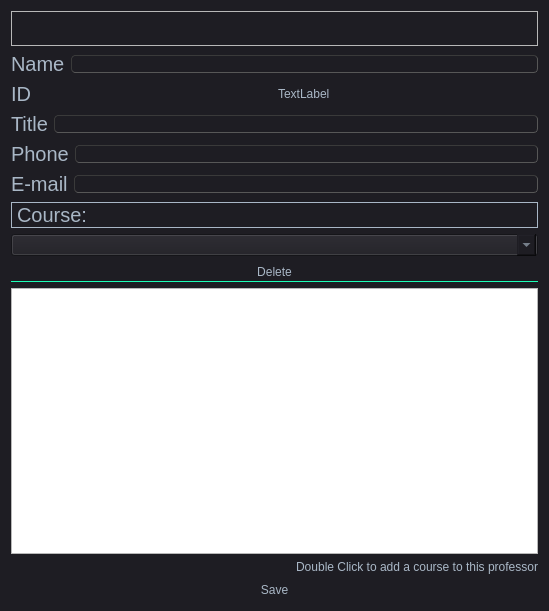
<?xml version="1.0" encoding="UTF-8"?>
<ui version="4.0">
 <class>ProfessorEditPage</class>
 <widget class="QDialog" name="ProfessorEditPage">
  <property name="geometry">
   <rect>
    <x>0</x>
    <y>0</y>
    <width>549</width>
    <height>611</height>
   </rect>
  </property>
  <property name="windowTitle">
   <string>Dialog</string>
  </property>
  <property name="styleSheet">
   <string notr="true">/*
Material Dark Style Sheet for QT Applications
Author: Jaime A. Quiroga P.
Inspired on https://github.com/jxfwinter/qt-material-stylesheet
Company: GTRONICK
Last updated: 04/12/2018, 15:00.
Available at: https://github.com/GTRONICK/QSS/blob/master/MaterialDark.qss
*/
QMainWindow {
	background-color:#1e1d23;
}
QDialog {
	background-color:#1e1d23;
}
QColorDialog {
	background-color:#1e1d23;
}
QTextEdit {
	background-color:#1e1d23;
	color: #a9b7c6;
}
QPlainTextEdit {
	selection-background-color:#007b50;
	background-color:#1e1d23;
	border-style: solid;
	border-top-color: transparent;
	border-right-color: transparent;
	border-left-color: transparent;
	border-bottom-color: transparent;
	border-width: 1px;
	color: #a9b7c6;
}
QPushButton{
	border-style: solid;
	border-top-color: transparent;
	border-right-color: transparent;
	border-left-color: transparent;
	border-bottom-color: transparent;
	border-width: 1px;
	border-style: solid;
	color: #a9b7c6;
	padding: 2px;
	background-color: #1e1d23;
}
QPushButton::default{
	border-style: inset;
	border-top-color: transparent;
	border-right-color: transparent;
	border-left-color: transparent;
	border-bottom-color: #04b97f;
	border-width: 1px;
	color: #a9b7c6;
	padding: 2px;
	background-color: #1e1d23;
}
QToolButton {
	border-style: solid;
	border-top-color: transparent;
	border-right-color: transparent;
	border-left-color: transparent;
	border-bottom-color: #04b97f;
	border-bottom-width: 1px;
	border-style: solid;
	color: #a9b7c6;
	padding: 2px;
	background-color: #1e1d23;
}
QToolButton:hover{
	border-style: solid;
	border-top-color: transparent;
	border-right-color: transparent;
	border-left-color: transparent;
	border-bottom-color: #37efba;
	border-bottom-width: 2px;
	border-style: solid;
	color: #FFFFFF;
	padding-bottom: 1px;
	background-color: #1e1d23;
}
QPushButton:hover{
	border-style: solid;
	border-top-color: transparent;
	border-right-color: transparent;
	border-left-color: transparent;
	border-bottom-color: #37efba;
	border-bottom-width: 1px;
	border-style: solid;
	color: #FFFFFF;
	padding-bottom: 2px;
	background-color: #1e1d23;
}
QPushButton:pressed{
	border-style: solid;
	border-top-color: transparent;
	border-right-color: transparent;
	border-left-color: transparent;
	border-bottom-color: #37efba;
	border-bottom-width: 2px;
	border-style: solid;
	color: #37efba;
	padding-bottom: 1px;
	background-color: #1e1d23;
}
QPushButton:disabled{
	border-style: solid;
	border-top-color: transparent;
	border-right-color: transparent;
	border-left-color: transparent;
	border-bottom-color: #808086;
	border-bottom-width: 2px;
	border-style: solid;
	color: #808086;
	padding-bottom: 1px;
	background-color: #1e1d23;
}
QLineEdit {
	border-width: 1px; border-radius: 4px;
	border-color: rgb(58, 58, 58);
	border-style: inset;
	padding: 0 8px;
	color: #a9b7c6;
	background:#1e1d23;
	selection-background-color:#007b50;
	selection-color: #FFFFFF;
}
QLabel {
	color: #a9b7c6;
}
QLCDNumber {
	color: #37e6b4;
}
QProgressBar {
	text-align: center;
	color: rgb(240, 240, 240);
	border-width: 1px; 
	border-radius: 10px;
	border-color: rgb(58, 58, 58);
	border-style: inset;
	background-color:#1e1d23;
}
QProgressBar::chunk {
	background-color: #04b97f;
	border-radius: 5px;
}
QMenuBar {
	background-color: #1e1d23;
}
QMenuBar::item {
	color: #a9b7c6;
  	spacing: 3px;
  	padding: 1px 4px;
  	background: #1e1d23;
}

QMenuBar::item:selected {
  	background:#1e1d23;
	color: #FFFFFF;
}
QMenu::item:selected {
	border-style: solid;
	border-top-color: transparent;
	border-right-color: transparent;
	border-left-color: #04b97f;
	border-bottom-color: transparent;
	border-left-width: 2px;
	color: #FFFFFF;
	padding-left:15px;
	padding-top:4px;
	padding-bottom:4px;
	padding-right:7px;
	background-color: #1e1d23;
}
QMenu::item {
	border-style: solid;
	border-top-color: transparent;
	border-right-color: transparent;
	border-left-color: transparent;
	border-bottom-color: transparent;
	border-bottom-width: 1px;
	border-style: solid;
	color: #a9b7c6;
	padding-left:17px;
	padding-top:4px;
	padding-bottom:4px;
	padding-right:7px;
	background-color: #1e1d23;
}
QMenu{
	background-color:#1e1d23;
}
QTabWidget {
	color:rgb(0,0,0);
	background-color:#1e1d23;
}
QTabWidget::pane {
		border-color: rgb(77,77,77);
		background-color:#1e1d23;
		border-style: solid;
		border-width: 1px;
    	border-radius: 6px;
}
QTabBar::tab {
	border-style: solid;
	border-top-color: transparent;
	border-right-color: transparent;
	border-left-color: transparent;
	border-bottom-color: transparent;
	border-bottom-width: 1px;
	border-style: solid;
	color: #808086;
	padding: 3px;
	margin-left:3px;
	background-color: #1e1d23;
}
QTabBar::tab:selected, QTabBar::tab:last:selected, QTabBar::tab:hover {
  	border-style: solid;
	border-top-color: transparent;
	border-right-color: transparent;
	border-left-color: transparent;
	border-bottom-color: #04b97f;
	border-bottom-width: 2px;
	border-style: solid;
	color: #FFFFFF;
	padding-left: 3px;
	padding-bottom: 2px;
	margin-left:3px;
	background-color: #1e1d23;
}

QCheckBox {
	color: #a9b7c6;
	padding: 2px;
}
QCheckBox:disabled {
	color: #808086;
	padding: 2px;
}

QCheckBox:hover {
	border-radius:4px;
	border-style:solid;
	padding-left: 1px;
	padding-right: 1px;
	padding-bottom: 1px;
	padding-top: 1px;
	border-width:1px;
	border-color: rgb(87, 97, 106);
	background-color:#1e1d23;
}
QCheckBox::indicator:checked {

	height: 10px;
	width: 10px;
	border-style:solid;
	border-width: 1px;
	border-color: #04b97f;
	color: #a9b7c6;
	background-color: #04b97f;
}
QCheckBox::indicator:unchecked {

	height: 10px;
	width: 10px;
	border-style:solid;
	border-width: 1px;
	border-color: #04b97f;
	color: #a9b7c6;
	background-color: transparent;
}
QRadioButton {
	color: #a9b7c6;
	background-color: #1e1d23;
	padding: 1px;
}
QRadioButton::indicator:checked {
	height: 10px;
	width: 10px;
	border-style:solid;
	border-radius:5px;
	border-width: 1px;
	border-color: #04b97f;
	color: #a9b7c6;
	background-color: #04b97f;
}
QRadioButton::indicator:!checked {
	height: 10px;
	width: 10px;
	border-style:solid;
	border-radius:5px;
	border-width: 1px;
	border-color: #04b97f;
	color: #a9b7c6;
	background-color: transparent;
}
QStatusBar {
	color:#027f7f;
}
QSpinBox {
	color: #a9b7c6;	
	background-color: #1e1d23;
}
QDoubleSpinBox {
	color: #a9b7c6;	
	background-color: #1e1d23;
}
QTimeEdit {
	color: #a9b7c6;	
	background-color: #1e1d23;
}
QDateTimeEdit {
	color: #a9b7c6;	
	background-color: #1e1d23;
}
QDateEdit {
	color: #a9b7c6;	
	background-color: #1e1d23;
}
QComboBox {
	color: #a9b7c6;	
	background: #1e1d23;
}
QComboBox:editable {
	background: #1e1d23;
	color: #a9b7c6;
	selection-background-color: #1e1d23;
}
QComboBox QAbstractItemView {
	color: #a9b7c6;	
	background: #1e1d23;
	selection-color: #FFFFFF;
	selection-background-color: #1e1d23;
}
QComboBox:!editable:on, QComboBox::drop-down:editable:on {
	color: #a9b7c6;	
	background: #1e1d23;
}
QFontComboBox {
	color: #a9b7c6;	
	background-color: #1e1d23;
}
QToolBox {
	color: #a9b7c6;
	background-color: #1e1d23;
}
QToolBox::tab {
	color: #a9b7c6;
	background-color: #1e1d23;
}
QToolBox::tab:selected {
	color: #FFFFFF;
	background-color: #1e1d23;
}
QScrollArea {
	color: #FFFFFF;
	background-color: #1e1d23;
}
QSlider::groove:horizontal {
	height: 5px;
	background: #04b97f;
}
QSlider::groove:vertical {
	width: 5px;
	background: #04b97f;
}
QSlider::handle:horizontal {
	background: qlineargradient(x1:0, y1:0, x2:1, y2:1, stop:0 #b4b4b4, stop:1 #8f8f8f);
	border: 1px solid #5c5c5c;
	width: 14px;
	margin: -5px 0;
	border-radius: 7px;
}
QSlider::handle:vertical {
	background: qlineargradient(x1:1, y1:1, x2:0, y2:0, stop:0 #b4b4b4, stop:1 #8f8f8f);
	border: 1px solid #5c5c5c;
	height: 14px;
	margin: 0 -5px;
	border-radius: 7px;
}
QSlider::add-page:horizontal {
    background: white;
}
QSlider::add-page:vertical {
    background: white;
}
QSlider::sub-page:horizontal {
    background: #04b97f;
}
QSlider::sub-page:vertical {
    background: #04b97f;
}</string>
  </property>
  <layout class="QVBoxLayout" name="verticalLayout">
   <item>
    <widget class="QLabel" name="FLNameLabel">
     <property name="font">
      <font>
       <pointsize>22</pointsize>
      </font>
     </property>
     <property name="frameShape">
      <enum>QFrame::StyledPanel</enum>
     </property>
     <property name="text">
      <string/>
     </property>
    </widget>
   </item>
   <item>
    <layout class="QHBoxLayout" name="horizontalLayout_9" stretch="0,0">
     <item>
      <widget class="QLabel" name="label_4">
       <property name="font">
        <font>
         <pointsize>15</pointsize>
        </font>
       </property>
       <property name="frameShape">
        <enum>QFrame::NoFrame</enum>
       </property>
       <property name="text">
        <string>Name</string>
       </property>
      </widget>
     </item>
     <item>
      <widget class="QLineEdit" name="nameLineEdit"/>
     </item>
    </layout>
   </item>
   <item>
    <layout class="QHBoxLayout" name="horizontalLayout_8" stretch="0,0">
     <item>
      <widget class="QLabel" name="label_19">
       <property name="font">
        <font>
         <pointsize>15</pointsize>
        </font>
       </property>
       <property name="frameShape">
        <enum>QFrame::NoFrame</enum>
       </property>
       <property name="text">
        <string>ID</string>
       </property>
      </widget>
     </item>
     <item>
      <widget class="QLabel" name="idLabel">
       <property name="text">
        <string>TextLabel</string>
       </property>
      </widget>
     </item>
    </layout>
   </item>
   <item>
    <layout class="QHBoxLayout" name="horizontalLayout_5" stretch="0,0">
     <item>
      <widget class="QLabel" name="label_14">
       <property name="font">
        <font>
         <pointsize>15</pointsize>
        </font>
       </property>
       <property name="frameShape">
        <enum>QFrame::NoFrame</enum>
       </property>
       <property name="text">
        <string>Title</string>
       </property>
      </widget>
     </item>
     <item>
      <widget class="QLineEdit" name="titleLineEdit"/>
     </item>
    </layout>
   </item>
   <item>
    <layout class="QHBoxLayout" name="horizontalLayout_10" stretch="0,0">
     <item>
      <widget class="QLabel" name="label_17">
       <property name="font">
        <font>
         <pointsize>15</pointsize>
        </font>
       </property>
       <property name="frameShape">
        <enum>QFrame::NoFrame</enum>
       </property>
       <property name="text">
        <string>Phone</string>
       </property>
      </widget>
     </item>
     <item>
      <widget class="QLineEdit" name="phoneLineEdit"/>
     </item>
    </layout>
   </item>
   <item>
    <layout class="QHBoxLayout" name="horizontalLayout_4" stretch="0,0">
     <item>
      <widget class="QLabel" name="label_13">
       <property name="font">
        <font>
         <pointsize>15</pointsize>
        </font>
       </property>
       <property name="frameShape">
        <enum>QFrame::NoFrame</enum>
       </property>
       <property name="text">
        <string>E-mail</string>
       </property>
      </widget>
     </item>
     <item>
      <widget class="QLineEdit" name="emailLineEdit"/>
     </item>
    </layout>
   </item>
   <item>
    <layout class="QVBoxLayout" name="verticalLayout_2">
     <item>
      <widget class="QLabel" name="label_7">
       <property name="font">
        <font>
         <pointsize>15</pointsize>
        </font>
       </property>
       <property name="frameShape">
        <enum>QFrame::Box</enum>
       </property>
       <property name="text">
        <string>Course:</string>
       </property>
      </widget>
     </item>
     <item>
      <widget class="QComboBox" name="courseComboBox"/>
     </item>
     <item>
      <widget class="QPushButton" name="deletePushButton">
       <property name="text">
        <string>Delete</string>
       </property>
      </widget>
     </item>
     <item>
      <widget class="QTableWidget" name="allCoursesTable">
       <property name="editTriggers">
        <set>QAbstractItemView::NoEditTriggers</set>
       </property>
       <property name="selectionBehavior">
        <enum>QAbstractItemView::SelectRows</enum>
       </property>
      </widget>
     </item>
     <item>
      <widget class="QLabel" name="label">
       <property name="text">
        <string>Double Click to add a course to this professor</string>
       </property>
       <property name="alignment">
        <set>Qt::AlignRight|Qt::AlignTrailing|Qt::AlignVCenter</set>
       </property>
      </widget>
     </item>
    </layout>
   </item>
   <item>
    <widget class="QPushButton" name="savePushButton">
     <property name="text">
      <string>Save</string>
     </property>
    </widget>
   </item>
  </layout>
 </widget>
 <resources/>
 <connections/>
 <slots>
  <signal>savePushButton()</signal>
 </slots>
</ui>
